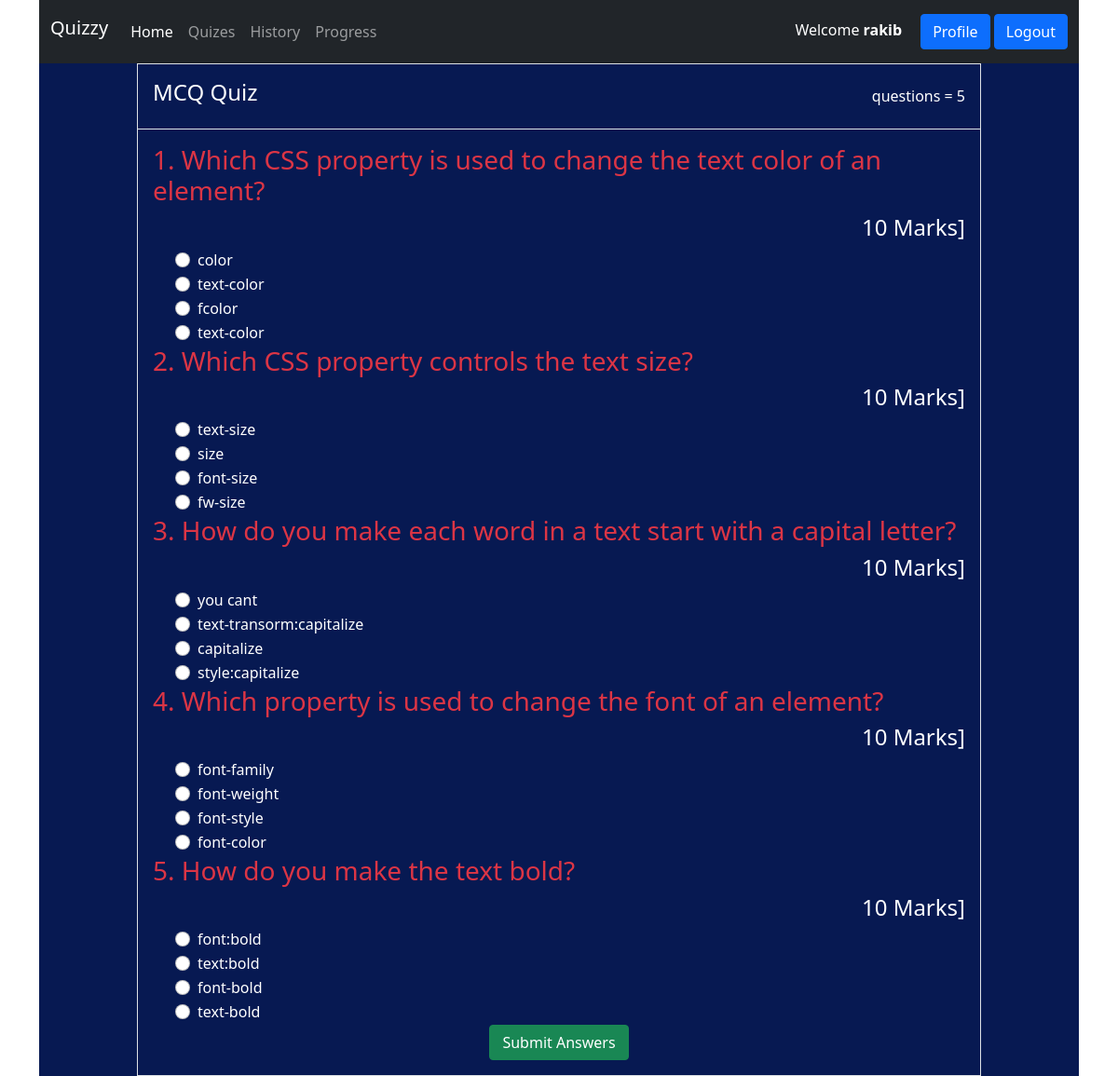
The app's page /quiz/question/cse-fest/ (signed in) with its own data.
### quiz/models.py (models this page shows, shortened)
class QuesModel(models.Model):
    quiz = models.ForeignKey(Quiz, on_delete=models.CASCADE,null=True)
    question=models.CharField(max_length=600,null=True)
    option1=models.CharField(max_length=200,null=True)
    option2=models.CharField(max_length=200,null=True)
    option3=models.CharField(max_length=200,null=True)
    option4=models.CharField(max_length=200,null=True)
    cat=(('Option1','Option1'),('Option2','Option2'),('Option3','Option3'),('Option4','Option4'))
    answer=models.CharField(max_length=200,choices=cat,null=True)

### quiz/views.py (the view, shortened to what this page needs)
# urls.py: path('question/<slug:quiz_slug>/',views.question,name = 'question'),
def question(request,quiz_slug):
    quiz = Quiz.objects.get(slug=quiz_slug)
    questions=QuesModel.objects.filter(quiz=quiz)
    return render(request,'question.html',{'questions':questions})

### quiz/templates/question.html (shortened to what this page needs)
{% extends 'base.html' %}
{% block content %}
{% if request.user.is_authenticated %}
<div class="container text-white" style="background-color: #071952;">
    <div class="d-flex justify-content-center row">
        <div class="col-md-10 col-lg-10">
            <div class="border">
                <div class=" p-3 border-bottom">
                    <div class="d-flex flex-row justify-content-between align-items-center mcq">
                    <h4>MCQ Quiz</h4><span>questions = {{questions | length}}</span></div>
                </div>
                <form  class="form p-3" method="POST">
                    {% for q in questions%}
                    <h3 class="text-danger">{{ forloop.counter }}. {{q.question}}</h3><h4 style="text-align: right;">10 Marks]</h4>
                          <div class="form-check mx-4">
                            <input class="form-check-input" type="radio" name="{{q.question}}" id="{{q.option1}}" value="Option1">
                            <label class="form-check-label" for="option1">
                              {{q.option1}}
                            </label>
                          </div>
                          <div class="form-check mx-4">
                            <input class="form-check-input" type="radio" name="{{q.question}}" id="{{q.option2}}" value="Option2">
                            <label class="form-check-label" for="option2">
                              {{q.option2}}
                            </label>
                          </div>
                          <div class="form-check mx-4">
                            <input class="form-check-input" type="radio" name="{{q.question}}" id="{{q.option3}}" value="Option3">
                            <label class="form-check-label" for="option3">
                              {{q.option3}}
                            </label>
                          </div>
                          <div class="form-check mx-4">
                            <input class="form-check-input" type="radio" name="{{q.question}}" id="{{q.option4}}" value="Option4">
                            <label class="form-check-label" for="option4">
                              {{q.option4}}
                            </label>
                          </div>
                        {% endfor %}
                        <input style="width: 150px;" class="btn btn-success d-block m-auto" style="border-radius: 0%;"  type="submit" value="Submit Answers">
                    </form>
                  </div>
        </div>
        {% else %}
        <h1>Please <a href="{% url 'login' %}">login</a> to see question</h1>
    {% endif %}
    </div>
</div>
{% endblock  %}

### templates/base.html (shortened to what this page needs)
<!doctype html>
<html lang="en">
  <head>
    <link href="https://cdn.jsdelivr.net/npm/bootstrap@5.0.2/dist/css/bootstrap.min.css" rel="stylesheet">
  </head>
  <body class="container">
    <nav class="navbar navbar-expand-lg navbar-dark bg-dark">
        <div class="container">
          <a class="navbar-brand h1" href="{% url 'home' %}">Quizzy</a>
          <div class="collapse navbar-collapse" id="navbarSupportedContent">
            <ul class="navbar-nav me-auto mb-2 mb-lg-0">
              <li class="nav-item">
                <a class="nav-link active" aria-current="page" href="{% url 'home' %}">Home</a>
              </li>
              <li class="nav-item">
                <a class="nav-link" href="{% url 'categories' %}">Quizes</a>
              </li>
              {% if request.user.is_authenticated %}
                <li class="nav-item">
                  <a class="nav-link" href="{% url 'history' %}">History</a>
                </li>
                <li class="nav-item">
                  <a class="nav-link" href="{% url 'progress' %}">Progress</a>
                </li>
              {% endif %}
            </ul>
            <p style="color: #fff; margin-right: 20px; margin-top: 12px;"> Welcome <strong>{{request.user.username}}</strong></p>
            <div class="d-flex">
              {% if request.user.is_authenticated %}
              <div class="d-grid gap-3 d-md-block">
                <a class="btn btn-primary" href="{% url 'profile' %}">Profile</a>
                <a class="btn btn-primary" href="{% url 'logout' %}">Logout</a>
              </div>
              {% else %}
              <div class="d-grid gap-2 d-md-block">
              <a class="btn btn-success" href="{% url 'login' %}">Login</a>
              <a class="btn btn-info" href="{% url 'register' %}">Register</a>
              </div>
              {% endif %}
            </div>
          </div>
        </div>
      </nav>
    {% block content %}
    {% endblock  %}
  </body>
</html>

### records on screen
QuesModel: question "Which CSS property is used to change the text color of an element?", option1 "color", option2 "text-color", option3 "fcolor", option4 "text-color"
QuesModel: question "Which CSS property controls the text size?", option1 "text-size", option2 "size", option3 "font-size", option4 "fw-size"
QuesModel: question "How do you make each word in a text start with a capital letter?", option1 "you cant", option2 "text-transorm:capitalize", option3 "capitalize", option4 "style:capitalize"
QuesModel: question "Which property is used to change the font of an element?", option1 "font-family", option2 "font-weight", option3 "font-style", option4 "font-color"
QuesModel: question "How do you make the text bold?", option1 "font:bold", option2 "text:bold", option3 "font-bold", option4 "text-bold"

### other values on screen
{{ request.user.username }} "rakib"
{{ questions | length }} "5"
